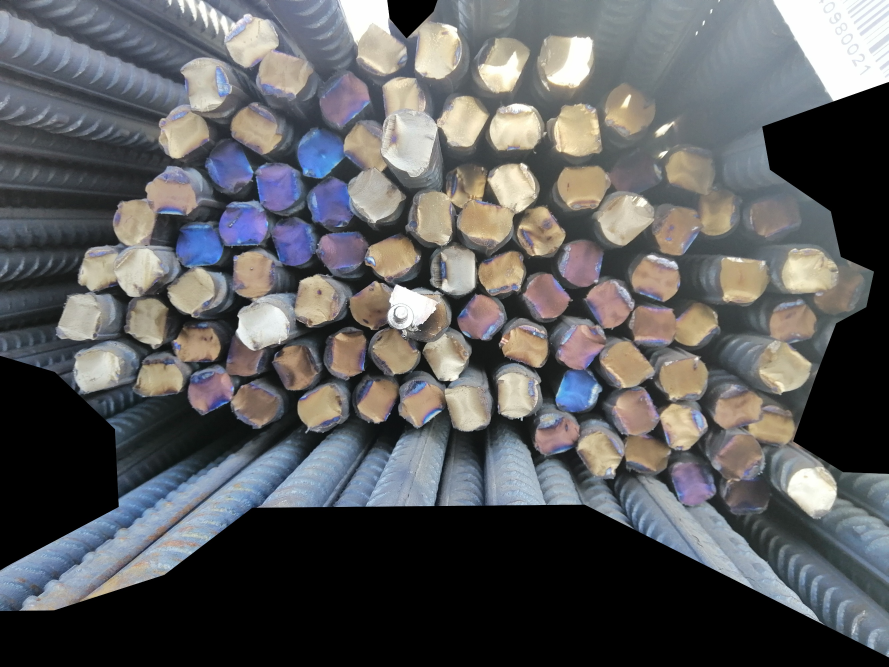
#> input picture 常用数据预处理脚本/可视化/2019钢筋检测可视化（先遍历所有图片然后在csv找）/train_dataset_test/000C7C0E.jpg, 2666 x 2000 px (shown at 1/3 size); its folder holds only this picture in this run
$ python clw_visualize.py
#> lines starting #> are read from the running program, lines starting #| are printed output that depends on the picture
# -*- coding: utf-8 -*-
"""
Created on Tue Mar 19 15:58:25 2019


@author: Administrator
"""


# -*- coding: utf-8 -*-
"""
Spyder Editor


This is a temporary script file.
"""


import pandas as pd
import cv2
import os
from PIL import Image


img_path = './train_dataset_test'
full_labels = pd.read_csv('./train_labels.csv')
#> (reads 常用数据预处理脚本/可视化/2019钢筋检测可视化（先遍历所有图片然后在csv找）/train_labels.csv from the repository)
print(full_labels.head())


def draw_boxes(image_name):
#> called with image_name = '000C7C0E.jpg'
    selected_value = full_labels[full_labels.ID == image_name]  #根据image_name，找到full_labels也就是上面表格的第一条记录
    img = cv2.imread(img_path + '/{}'.format(image_name)) # clw note: 使用cv2的imread方法来加载图片，注意format函数的用法
#> img is the input picture: shape (2000, 2666, 3); mean B, G, R 94.7, 93.2, 92.4
                                                      #           这里的images/{}在下面调用的时候，相当于images/raccon1-1.jpg
    for index, row in selected_value.iterrows():
        row_list = row[' Detection'].split(' ')
        x1 = int(float(row_list[0]))
        y1 = int(float(row_list[1]))
        x2 = int(float(row_list[2]))
        y2 = int(float(row_list[3]))
        if x2 - x1 < 30 or y2 - y1 < 30:
            print('clw: x1 = ', x1)
            print('clw: x2 = ', x2)
            print('clw: y1 = ', y1)
            print('clw: y2 = ', y2)

        #print(x1, y1, x2, y2)
        img = cv2.rectangle(img, (x1, y1), (x2, y2), (0, 255, 0), 3)
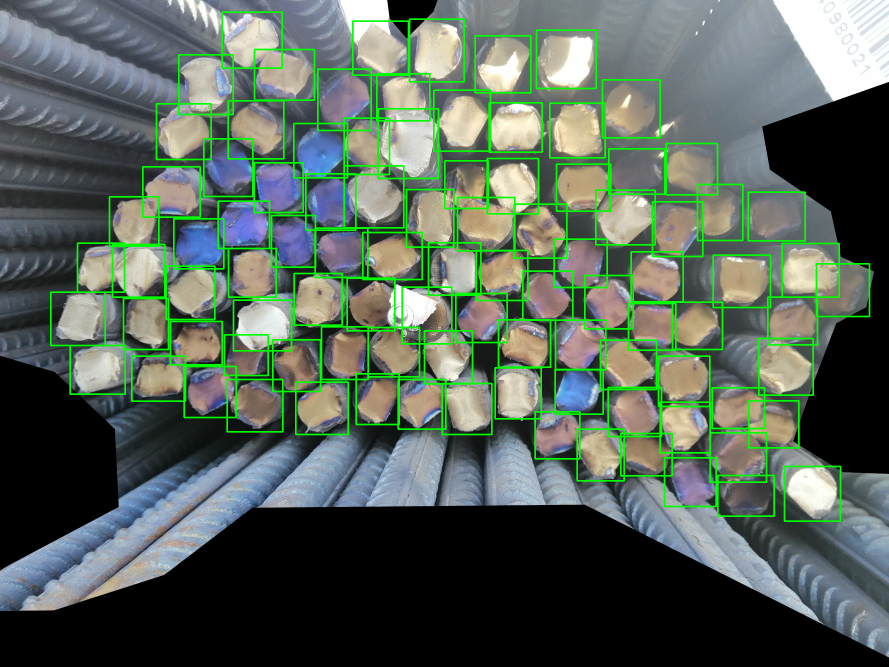
#> img: shape (2000, 2666, 3) (shown at 1/3 size); mean B, G, R 89.9, 101.9, 87.7
    return img        # 如果加在cv2.imread那里，会报错TypeError: Layout of the output array img is incompatible
                      # with cv::Mat (step[ndims-1] != elemsize or step[1] != elemsize*nchannels)


################  #查看某一张图片  ########################################
# clw note：如果只查看单张图片而且用Image模块，最好把上面函数改成img[:,:,::-1]，
#           否则RGB颜色变成BGR，也就是红色看起来是蓝色。。
#pil_im = Image.fromarray(draw_boxes('img_calligraphy_00002_bg.jpg')) #用PIL库的Image模块中的fromarray函数来将数组转化为图片
#pil_im.show()
#########################################################################


############### clw note：如果连续查看多张图片，建议使用下面的方法！！ ############

img_list =  os.listdir(img_path)
for img_file in img_list:
    if img_file.endswith(('.jpg','.png')):
        cv2.namedWindow("steer", 0);  #clw note：注意steer应该是窗口名，后面要保持一致！！
        #cv2.resizeWindow("huawei_shufa", 1024, 768); #clw note：如果图片太大显示器看不全，就缩放一下
        cv2.imshow('steer', draw_boxes(img_file))
        cv2.waitKey(0) # clw note：需要使用cv2.waitKey来保持窗口的显示，等待按键后切换图片
################################################################################
